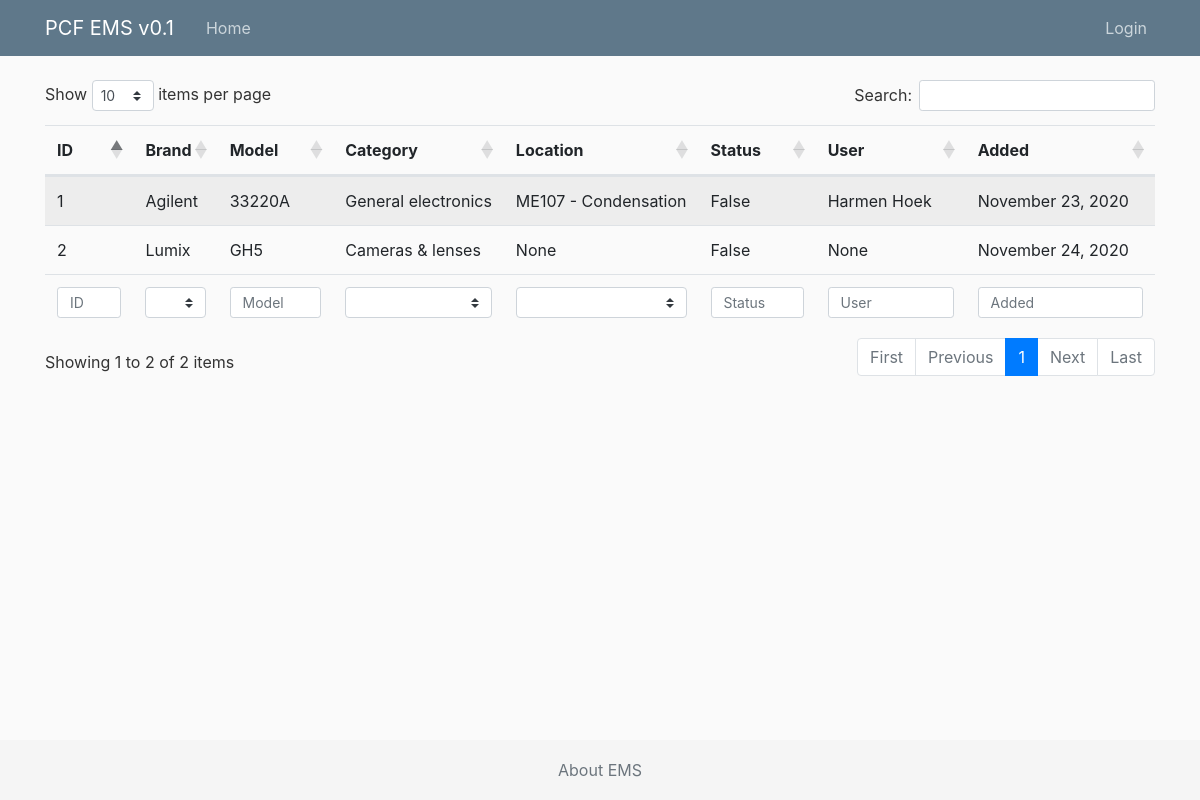
Before: / with the older database file.
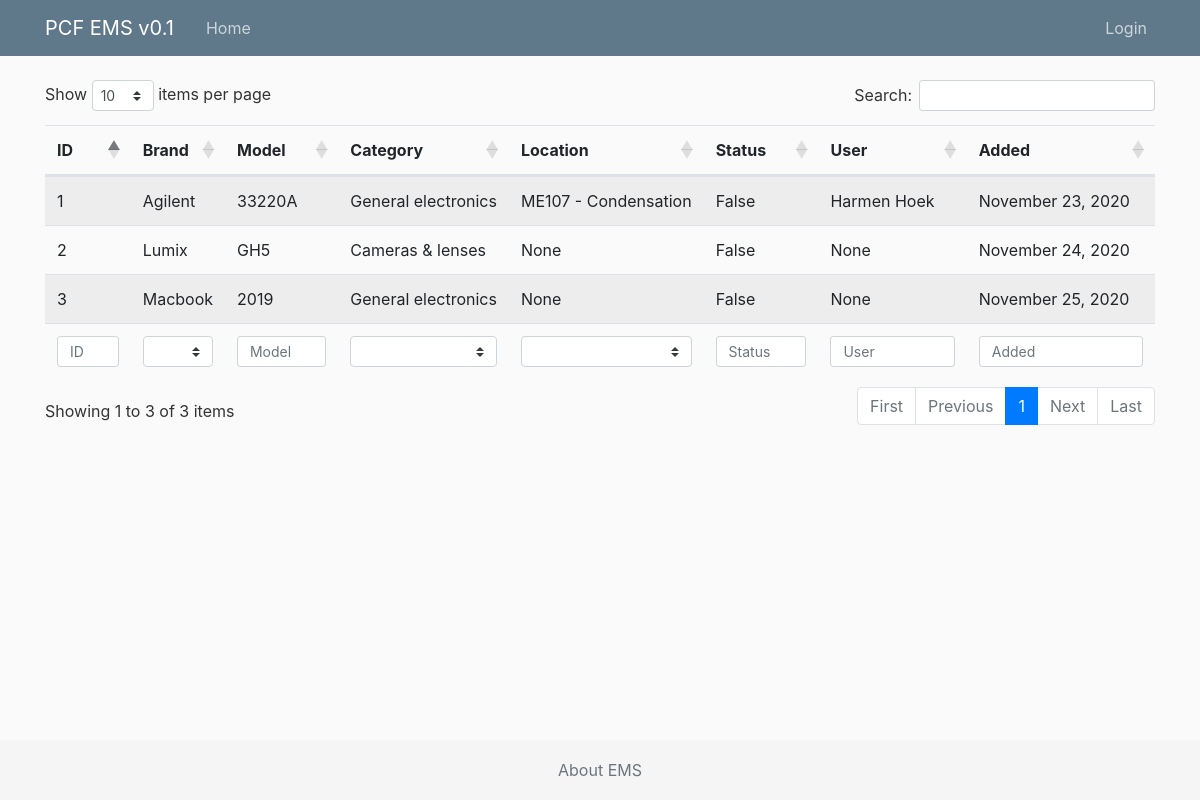
After: the same page with the newer database file.
### ems/models.py (models this page shows, shortened)
class Item(models.Model):  # inherit from models, all fields below
    brand = models.CharField(max_length=100)
    model = models.CharField(max_length=100)
    serial = models.CharField(max_length=100, null=True, blank=True)
    category = models.ForeignKey(Category, on_delete=models.SET_DEFAULT, default='uncategorized')  # TODO make selectbox
    description = models.TextField()  # longer than CharField, unrestricted text.
    purchased_by = models.ForeignKey(User, on_delete=models.SET_NULL, null=True, blank=True, related_name="purchaseduser", limit_choices_to={'is_superuser': False})  # TODO make selectbox of users
    purchased_on = models.DateField(default="", null=True, blank=True)  # TODO not now
    purchased_price = models.DecimalField(decimal_places=2, max_digits=10, null=True, blank=True)
    storage_location = models.ForeignKey(Cabinet, on_delete=models.SET_NULL, default="", null=True, blank=True)  # TODO make different model for storage locations
    added_by = models.ForeignKey(User, on_delete=models.SET_NULL, null=True,
                                 related_name="addeduser", limit_choices_to={'is_superuser': False})  # related_name is needed since the reverse releationship (user->item, which we don't need at at all) needs a unique name. TODO make selectbox of users
    updated_by = models.ForeignKey(User, on_delete=models.SET_NULL, null=True,
                                 related_name="updateduser", limit_choices_to={'is_superuser': False})
    added_on = models.DateTimeField(default=timezone.now)
    last_scanned = models.DateTimeField(default=timezone.now, null=True, blank=True)  # TODO link to model
    status = models.BooleanField(default=False) #false is in storage, true is in use
    location = models.ForeignKey(Setup, on_delete=models.SET_NULL, null=True) # TODO current location is now ALWAYS a setup, should also be possible to be storage
    user = models.ForeignKey(User, on_delete=models.SET_NULL, null=True, blank=True, related_name="itemuser", limit_choices_to={'is_superuser': False})
    date_inuse = models.DateField(null=True, blank=True) #TODO only show when editing item
    date_return = models.DateField(null=True, blank=True) #TODO only show when editing item
    flag = models.ForeignKey(Flag, on_delete=models.SET_NULL, null=True, blank=True) #TODO only show when editing item
    image = models.ImageField(default='default.png', upload_to='item_pics')

class Category(models.Model):
    name = models.CharField(max_length=100)
    def __str__(self):
        return self.name
    class Meta:
        verbose_name_plural = "Categories"

class Setup(models.Model):
    lab = models.ForeignKey(Lab, on_delete=models.CASCADE)
    name = models.CharField(max_length=100)
    manager = models.ForeignKey(User, on_delete=models.SET_NULL, null=True, blank=True, default='undefined', limit_choices_to={'is_superuser': False})
    def __str__(self):
        return f"{self.lab.number} - {self.name}"

class Lab(models.Model):
    number = models.CharField(max_length=5)
    manager = models.CharField(max_length=100, default='undefined')  # TODO make selectlist
    nickname = models.CharField(max_length=20, default='')

### ems/views.py (the view)
# urls.py: path('', ItemListView.as_view(), name='ems-home'),
class ItemListView(ListView):
   model = Item
   template_name = 'ems/home.html'  # <app>/<model>_<viewtype>.html
   ordering = ['-added_on']  # minus sign to get oldest first.

### ems/models.py (called while the page is built)
def get_first_name(self):
    return f'{self.first_name} {self.last_name}'

### ems/templates/ems/home.html
{% extends "ems/base.html" %}
{% block content %}
<table id="example" class="table table-striped responsive nowrap table-hover" style="width:100%">
    <thead>
        <tr>
            <th data-priority="10">ID</th>
            <th data-priority="1">Brand</th>
            <th data-priority="1">Model</th>
            <th data-priority="1">Category</th>
            <th data-priority="5">Location</th>
            <th data-priority="2">Status</th>
            <th data-priority="5">User</th>
            <th data-priority="10">Added</th>
        </tr>
    </thead>
    <tbody>
        {% for item in object_list %}
            <tr style="cursor:pointer;" onclick="window.location='{% url 'item-detail' item.id %}';">
                <td>{{ item.pk }}</td>
                <td>{{ item.brand }}</td>
                <td>{{ item.model }}</td>
                <td>{{ item.category }}</td>
                <td>{{ item.location }}</td>
                <td>{{ item.status }}</td>
                <td>{{ item.user }}</td>
                <td>{{ item.added_on|date:"F d, Y" }}</td>
            </tr>
        {% endfor %}
    </tbody>
    <tfoot>
        <tr>
            <th>ID</th>
            <th>Brand</th>
            <th>Model</th>
            <th>Category</th>
            <th>Location</th>
            <th>Status</th>
            <th>User</th>
            <th>Added</th>
        </tr>
    </tfoot>
</table>
{% endblock content %}

### ems/templates/ems/base.html (shortened to what this page needs)
{% load static %}
<!DOCTYPE html>
<html>
<head>
    <link rel="stylesheet" href="https://stackpath.bootstrapcdn.com/bootstrap/4.3.1/css/bootstrap.min.css"
>
    <link href="https://cdn.datatables.net/responsive/2.2.6/css/responsive.dataTables.min.css" rel="stylesheet">
    <link href="https://cdn.datatables.net/1.10.22/css/dataTables.bootstrap4.min.css" rel="stylesheet">
    <link rel="stylesheet" type="text/css" href="{% static 'ems/main.css' %}">
</head>
<body>
<header class="site-header">
    <nav class="navbar navbar-expand-md navbar-dark bg-steel fixed-top">
        <div class="container">
            <a class="navbar-brand mr-4" href="/">PCF EMS v0.1</a>
            <div class="collapse navbar-collapse" id="navbarToggle">
                <div class="navbar-nav mr-auto">
                    <a class="nav-item nav-link" href="{% url 'ems-home' %}">Home</a>
                </div>
                <div class="navbar-nav">
                   {% if user.is_authenticated %}
                        <a class="nav-item nav-link" href="{% url 'profile' %}">
                            <svg width="1em" height="1em" viewBox="0 0 16 16" class="bi bi-person-fill" fill="currentColor" xmlns="http://www.w3.org/2000/svg">
                              <path fill-rule="evenodd" d="M3 14s-1 0-1-1 1-4 6-4 6 3 6 4-1 1-1 1H3zm5-6a3 3 0 1 0 0-6 3 3 0 0 0 0 6z"/>
                            </svg>
                            {{ user.first_name }} {{ user.last_name }}
                        </a>
                        <a class="nav-item nav-link" href="{% url 'logout' %}">
                            <svg width="1em" height="1em" viewBox="0 0 16 16" class="bi bi-box-arrow-in-right" fill="currentColor" xmlns="http://www.w3.org/2000/svg">
                              <path fill-rule="evenodd" d="M6 3.5a.5.5 0 0 1 .5-.5h8a.5.5 0 0 1 .5.5v9a.5.5 0 0 1-.5.5h-8a.5.5 0 0 1-.5-.5v-2a.5.5 0 0 0-1 0v2A1.5 1.5 0 0 0 6.5 14h8a1.5 1.5 0 0 0 1.5-1.5v-9A1.5 1.5 0 0 0 14.5 2h-8A1.5 1.5 0 0 0 5 3.5v2a.5.5 0 0 0 1 0v-2z"/>
                              <path fill-rule="evenodd" d="M11.854 8.354a.5.5 0 0 0 0-.708l-3-3a.5.5 0 1 0-.708.708L10.293 7.5H1.5a.5.5 0 0 0 0 1h8.793l-2.147 2.146a.5.5 0 0 0 .708.708l3-3z"/>
                            </svg>
                            Logout
                        </a>
                   {% else %}
                       <a class="nav-item nav-link" href="{% url 'login' %}">Login</a>
                   {% endif %}
                </div>
            </div>
        </div>
    </nav>
</header>
<main role="main" class="container">
    <div class="row">
        <div class="col-md-12">
            {% block content %}{% endblock %}
        </div>
    </div>
</main>
<footer class="footer">
    <div class="container text-center">
        <span class="text-muted"><a class="text-muted" href="{% url 'ems-about' %}">About EMS</a></span>
    </div>
</footer>
</body>
</html>

### ems/static/ems/main.css (style rules this page uses)
body { background: #fafafa; color: #333333; margin-top: 5rem; }
.bg-steel { background-color: #5f788a; }
.site-header .navbar-nav .nav-link { color: #cbd5db; }
html { position: relative; min-height: 100%; }
body { margin-bottom: 60px; }
.footer { position: absolute; bottom: 0; width: 100%; height: 60px; line-height: 60px; background-color: #f5f5f5; }

Changed rows visible on the page:
added Item: pk "3", brand "Macbook", model "2019", category "General electronics", location "None", status "False", user "None", added_on "November 25, 2020"
Other visible differences:
text written by a page script: "Show items per page Search: Showing 1 to 2 of 2 items First Previous 1 Next Last" → "Show items per page Search: Showing 1 to 3 of 3 items First Previous 1 Next Last"
